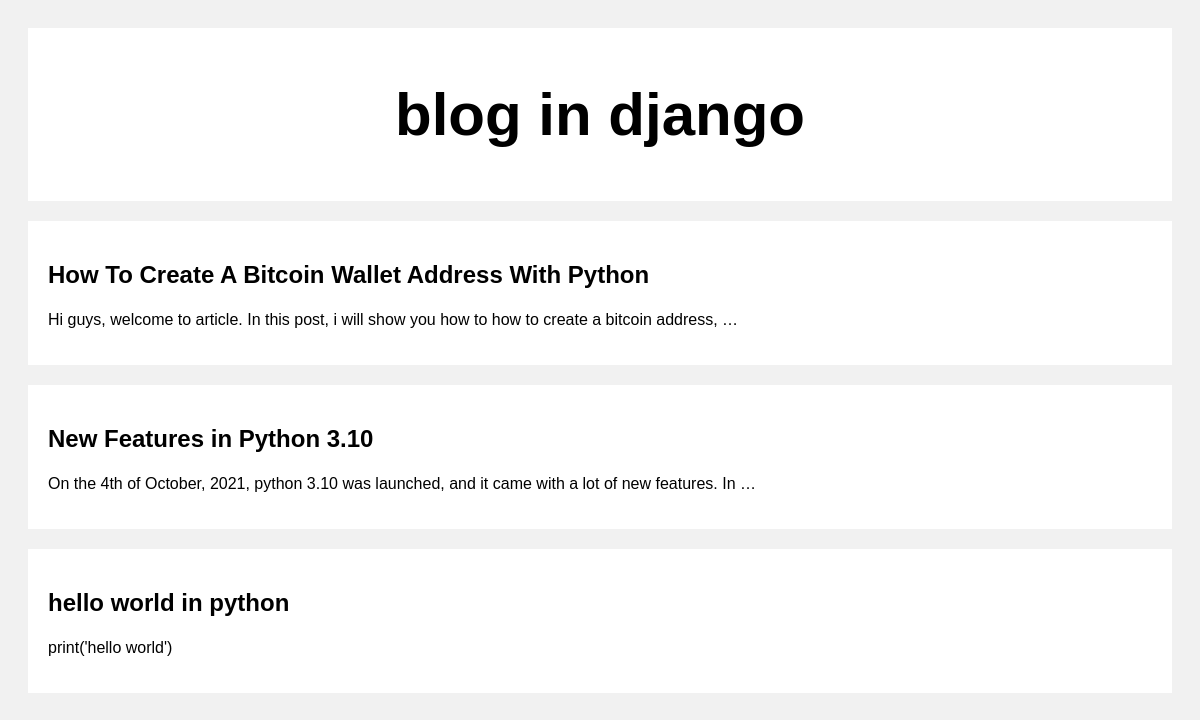
The page / on the database its author committed.
### posts/models.py (models this page shows)
class Post(models.Model):
    title = models.CharField(max_length=100)
    body = models.CharField(max_length=1000000)
    time_created = models.DateTimeField(default=datetime.now, blank=True)

### posts/views.py (the view)
# urls.py: path('', views.index, name='index'),
def index(request):
    posts = Post.objects.all()
    return render(request, 'index.html', {'posts': posts})

### templates/index.html (shortened to what this page needs)
<!DOCTYPE html>
<html>
<head>
</head>
<body>
    <div class="header">
        <h2>blog in django</h2>
    </div>
    <div class="row">
        <div class="leftcolumn">
            {% for post in posts reversed %}
            <div class="card">
                <a style="text-decoration: none; color: black;" href="/post/{{post.id}}">
                    <h2>{{post.title}}</h2>
                    <p>{{post.body|truncatewords:20}}</p>
                </a>
            </div>
            {% endfor %}
        </div>
    </div>
</body>
</html>

### templates/index.html (style rules this page uses)
* { box-sizing: border-box; }
body { font-family: Arial; padding: 20px; background: #f1f1f1; }
.header { padding: 2px; font-size: 40px; text-align: center; background: white; }
.leftcolumn { float: left; width: 100%; }
.card { background-color: white; padding: 20px; margin-top: 20px; }
.row:after { content: ""; display: table; clear: both; }

### rows shown on the page
Post: title "How To Create A Bitcoin Wallet Address With Python", body "Hi guys, welcome to article. In this post, i will show you how to how to create a bitcoin address, …"
Post: title "New Features in Python 3.10", body "On the 4th of October, 2021, python 3.10 was launched, and it came with a lot of new features. In …"
Post: title "hello world in python", body "print('hello world')"
